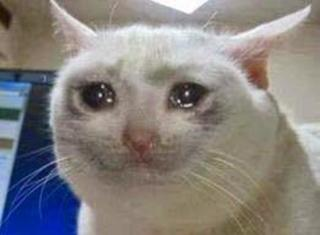
#> input picture zad5/sadcat.jpg, 320 x 235 px
$ python zad9.py
#> lines starting #> are read from the running program, lines starting #| are printed output that depends on the picture
import imutils
import cv2

image=cv2.imread("sadcat.jpg")
#> image is the input picture: shape (235, 320, 3); mean B, G, R 127.6, 129.9, 134.1

rotated = imutils.rotate_bound(image, 75)
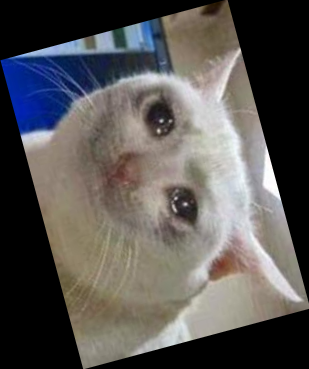
#> rotated: shape (369, 309, 3); mean B, G, R 84.1, 85.7, 88.5
cv2.imwrite("rotated_output.jpg", rotated)

cv2.waitKey()
